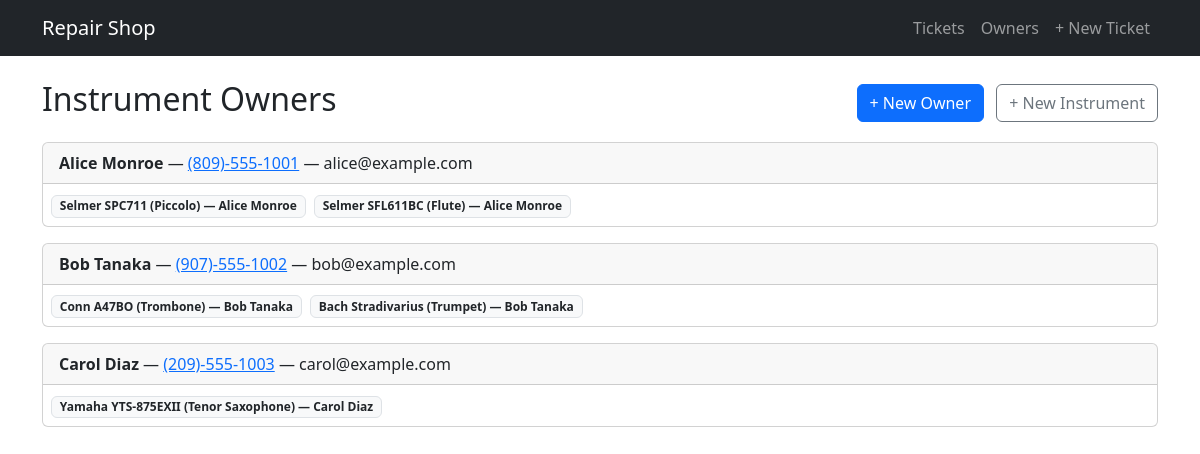
The app's page /owners/, older data.
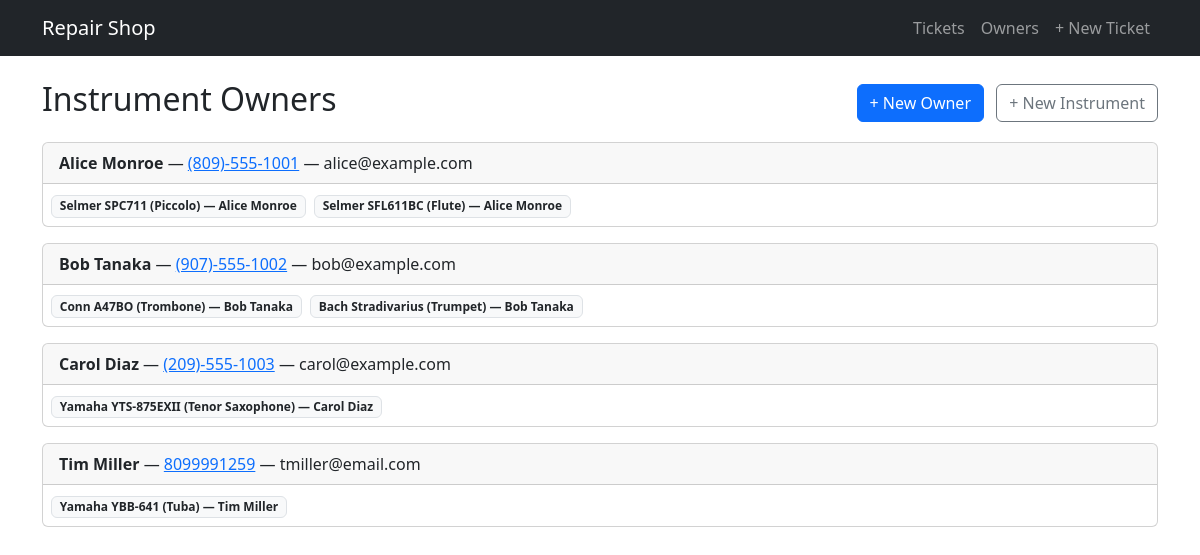
The same page, newer data.
### repairs/models.py (models this page shows)
class Owner(models.Model):
    name = models.CharField(max_length=200)
    phone = models.CharField(max_length=20, blank=True)
    email = models.EmailField(blank=True)
    def __str__(self):
        return self.name

class Instrument(models.Model):
    owner = models.ForeignKey(Owner, on_delete=models.CASCADE, related_name='instruments')
    instrument_type = models.CharField(max_length=100)
    make = models.CharField(max_length=100, blank=True)
    model = models.CharField(max_length=100, blank=True)
    serial_number = models.CharField(max_length=100, blank=True)
    def __str__(self):
        return f"{self.make} {self.model} ({self.instrument_type}) — {self.owner}"

### repairs/views.py (the view)
# urls.py: path('owners/', views.owner_list, name='owner_list'),
def owner_list(request):
    owners = Owner.objects.prefetch_related('instruments')
    return render(request, 'repairs/owner_list.html', {'owners': owners})

### repairs/templates/repairs/owner_list.html (shortened to what this page needs)
{% extends "repairs/base.html" %}
{% block content %}
<div class="d-flex justify-content-between align-items-center mb-3">
  <h2>Instrument Owners</h2>
  <div>
    <a href="{% url 'owner_create' %}" class="btn btn-primary me-2">+ New Owner</a>
    <a href="{% url 'instrument_create' %}" class="btn btn-outline-secondary">+ New Instrument</a>
  </div>
</div>
{% for owner in owners %}
<div class="card mb-3">
  <div class="card-header">
    <strong>{{ owner.name }}</strong>
    {% if owner.phone %} &mdash; <a href="tel: {{owner.phone }}">{{owner.phone}}</a>{% endif %}
    {% if owner.email %} &mdash; {{ owner.email }}{% endif %}
  </div>
  <div class="card-body p-2">
    {% for instrument in owner.instruments.all %}
    <span class="badge bg-light text-dark border me-1">{{ instrument }}</span>
    {% empty %}
    <span class="text-muted">No instruments</span>
    {% endfor %}
  </div>
</div>
{% empty %}
<p class="text-muted">No owners yet.</p>
{% endfor %}
{% endblock %}

Row changes from the older to the newer data that the page shows:
added Owner: name "Tim Miller", phone "8099991259", email "tmiller@email.com"
added Instrument: make+model+instrument_type "Yamaha YBB-641 (Tuba) — Tim Miller", shown under "Tim Miller"
